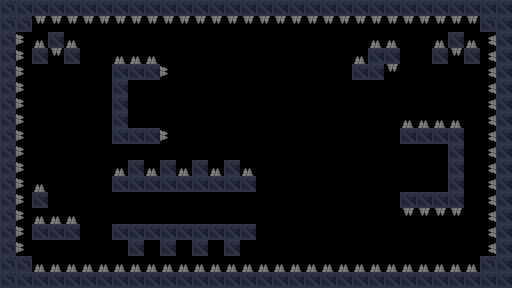

Below is a game level as drawn by its tile map, then a one-line description and the .tmx file that defines it, in full:
An orthogonal 32x18 tile map with 16x16 px tiles, 2 tile layers (background, details), 2 tilesets and 22 objects (4x door_1, 3x gravity, 3x door_2, 3x door_3, 2x gravity_constant, ...).

<map version="1.5" tiledversion="1.7.2" orientation="orthogonal" renderorder="right-down" width="32" height="18" tilewidth="16" tileheight="16" infinite="0" nextlayerid="4" nextobjectid="67">
 <properties>
  <property name="history" value="&quot;You will bring revenge to our species.&quot;" />
  <property name="title" value="The bridge" />
 </properties>
 <tileset firstgid="1" source="industrial.v2.tsx" />
 <tileset firstgid="1025" source="Dungeon Sprites.tsx" />
 <layer id="3" name="background" width="32" height="18">
  <data encoding="csv">
0,0,0,0,0,0,0,0,0,0,0,0,0,0,0,0,0,0,0,0,0,0,0,0,0,0,0,0,0,0,0,0,
0,0,0,0,0,0,0,0,0,0,0,0,0,0,0,0,0,0,0,0,0,0,0,0,0,0,0,0,0,0,0,0,
0,0,0,0,0,0,0,0,0,0,0,0,0,0,0,0,0,0,0,0,0,0,0,0,0,0,0,0,0,0,0,0,
0,0,0,0,0,0,0,0,0,0,0,0,0,0,0,0,0,0,0,0,0,0,0,0,0,0,0,0,0,0,0,0,
0,0,0,0,0,0,0,0,0,0,0,0,0,0,0,0,0,0,0,0,0,0,0,0,0,0,0,0,0,0,0,0,
0,0,0,0,0,0,0,0,0,0,0,0,0,0,0,0,0,0,0,0,0,0,0,0,0,0,0,0,0,0,0,0,
0,0,0,0,0,0,0,0,0,0,0,0,0,0,0,0,0,0,0,0,0,0,0,0,0,0,0,0,0,0,0,0,
0,0,0,0,0,0,0,0,0,0,0,0,0,0,0,0,0,0,0,0,0,0,0,0,0,0,0,0,0,0,0,0,
0,0,0,0,0,0,0,0,0,0,0,0,0,0,0,0,0,0,0,0,0,0,0,0,0,0,0,0,0,0,0,0,
0,0,0,0,0,0,0,0,0,0,0,0,0,0,0,0,0,0,0,0,0,0,0,0,0,0,0,0,0,0,0,0,
0,0,0,0,0,0,0,0,0,0,0,0,0,0,0,0,0,0,0,0,0,0,0,0,0,0,0,0,0,0,0,0,
0,0,0,0,0,0,0,0,0,0,0,0,0,0,0,0,0,0,0,0,0,0,0,0,0,0,0,0,0,0,0,0,
0,0,0,0,0,0,0,0,0,0,0,0,0,0,0,0,0,0,0,0,0,0,0,0,0,0,0,0,0,0,0,0,
0,0,0,0,0,0,0,0,0,0,0,0,0,0,0,0,0,0,0,0,0,0,0,0,0,0,0,0,0,0,0,0,
0,0,0,0,0,0,0,0,0,0,0,0,0,0,0,0,0,0,0,0,0,0,0,0,0,0,0,0,0,0,0,0,
0,0,0,0,0,0,0,0,0,0,0,0,0,0,0,0,0,0,0,0,0,0,0,0,0,0,0,0,0,0,0,0,
0,0,0,0,0,0,0,0,0,0,0,0,0,0,0,0,0,0,0,0,0,0,0,0,0,0,0,0,0,0,0,0,
0,0,0,0,0,0,0,0,0,0,0,0,0,0,0,0,0,0,0,0,0,0,0,0,0,0,0,0,0,0,0,0
</data>
 </layer>
 <layer id="1" name="details" width="32" height="18">
  <properties>
   <property name="physics" type="bool" value="true" />
  </properties>
  <data encoding="csv">
54,20,20,20,20,20,20,20,20,20,20,20,20,20,20,20,20,20,20,20,20,20,20,20,20,20,20,20,20,20,20,20,
54,54,3221226628,3221226628,3221226628,3221226628,3221226628,3221226628,3221226628,3221226628,3221226628,3221226628,3221226628,3221226628,3221226628,3221226628,3221226628,3221226628,3221226628,3221226628,3221226628,3221226628,3221226628,3221226628,3221226628,3221226628,3221226628,3221226628,3221226628,3221226628,54,20,
54,2684355716,1156,20,1156,0,0,0,0,0,0,0,0,0,0,0,0,0,0,0,0,0,0,1156,1156,0,0,1156,20,1156,1610613892,20,
20,2684355716,20,3221226628,20,0,0,1156,1156,1156,0,0,0,0,0,0,0,0,0,0,0,0,1156,20,20,0,0,20,3221226628,20,1610613892,20,
54,2684355716,0,0,0,0,0,20,20,20,2684355716,0,0,0,0,0,0,0,0,0,0,0,20,20,3221226628,0,0,0,0,0,1610613892,20,
54,2684355716,0,0,0,0,0,20,0,0,0,0,0,0,0,0,0,0,0,0,0,0,0,0,0,0,0,0,0,0,1610613892,20,
54,2684355716,0,0,0,0,0,20,0,0,0,0,0,0,0,0,0,0,0,0,0,0,0,0,0,0,0,0,0,0,1610613892,20,
54,2684355716,0,0,0,0,0,20,0,0,0,0,0,0,0,0,0,0,0,0,0,0,0,0,0,1156,1156,1156,1156,0,1610613892,20,
54,2684355716,0,0,0,0,0,20,20,20,2684355716,0,0,0,0,0,0,0,0,0,0,0,0,0,0,20,20,20,20,0,1610613892,20,
54,2684355716,0,0,0,0,0,0,0,0,0,0,0,0,0,0,0,0,0,0,0,0,0,0,0,0,0,0,20,0,1610613892,20,
54,2684355716,0,0,0,0,0,1156,20,1156,20,1156,20,1156,20,1156,0,0,0,0,0,0,0,0,0,0,0,0,20,0,1610613892,20,
54,2684355716,1156,0,0,0,0,20,20,20,20,20,20,20,20,20,0,0,0,0,0,0,0,0,0,0,0,0,20,0,1610613892,20,
54,2684355716,20,0,0,0,0,0,0,0,0,0,0,0,0,0,0,0,0,0,0,0,0,0,0,20,20,20,20,0,1610613892,20,
54,2684355716,1156,1156,1156,0,0,0,0,0,0,0,0,0,0,0,0,0,0,0,0,0,0,0,0,3221226628,3221226628,3221226628,3221226628,0,1610613892,20,
54,2684355716,20,20,20,0,0,20,20,20,20,20,20,20,20,20,0,0,0,0,0,0,0,0,0,0,0,0,0,0,1610613892,20,
54,2684355716,0,0,0,0,0,0,20,0,20,0,20,0,20,0,0,0,0,0,0,0,0,0,0,0,0,0,0,0,1610613892,20,
54,54,1156,1156,1156,1156,1156,1156,1156,1156,1156,1156,1156,1156,1156,1156,1156,1156,1156,1156,1156,1156,1156,1156,1156,1156,1156,1156,1156,1156,54,20,
54,20,20,20,20,20,20,20,20,20,20,20,20,20,20,20,20,20,20,20,20,20,20,20,20,20,20,20,20,20,20,20
</data>
 </layer>
 <objectgroup id="2" name="objects">
  <object id="2" name="spawn" gid="513" x="48" y="160" width="16" height="16" />
  <object id="36" name="goal" gid="1158" x="420" y="172" width="16" height="16" />
  <object id="43" x="520" y="136" width="83" height="19">
   <text wrap="1" halign="center" valign="center">16 tiles</text>
  </object>
  <object id="44" name="gravity" gid="526" x="48" y="260" width="16" height="16" />
  <object id="45" name="gravity_constant" gid="330" x="48" y="104" width="16" height="16">
   <properties>
    <property name="constant" type="bool" value="true" />
   </properties>
  </object>
  <object id="46" name="switch_1" gid="262" x="48" y="192" width="16" height="16" rotation="90" />
  <object id="47" name="gravity" gid="526" x="256" y="132" width="16" height="16" />
  <object id="48" name="gravity" gid="526" x="256" y="260" width="16" height="16" />
  <object id="49" name="door_1" gid="105" x="240" y="208" width="16" height="16">
   <properties>
    <property name="horizontal" type="bool" value="false" />
   </properties>
  </object>
  <object id="50" name="door_1" gid="105" x="240" y="224" width="16" height="16">
   <properties>
    <property name="horizontal" type="bool" value="false" />
   </properties>
  </object>
  <object id="51" name="door_1" gid="105" x="112" y="208" width="16" height="16">
   <properties>
    <property name="horizontal" type="bool" value="false" />
   </properties>
  </object>
  <object id="52" name="door_1" gid="105" x="112" y="224" width="16" height="16">
   <properties>
    <property name="horizontal" type="bool" value="false" />
   </properties>
  </object>
  <object id="53" name="switch_2" gid="262" x="176" y="224" width="16" height="16" />
  <object id="55" name="door_2" gid="105" x="144" y="96" width="16" height="16">
   <properties>
    <property name="horizontal" type="bool" value="false" />
   </properties>
  </object>
  <object id="56" name="switch_3" gid="262" x="128" y="96" width="16" height="16" rotation="90" />
  <object id="58" name="gravity_constant" gid="330" x="448" y="256" width="16" height="16">
   <properties>
    <property name="constant" type="bool" value="true" />
   </properties>
  </object>
  <object id="60" name="door_2" gid="105" x="144" y="112" width="16" height="16">
   <properties>
    <property name="horizontal" type="bool" value="false" />
   </properties>
  </object>
  <object id="61" name="door_2" gid="105" x="144" y="128" width="16" height="16">
   <properties>
    <property name="horizontal" type="bool" value="false" />
   </properties>
  </object>
  <object id="62" name="door_3" gid="105" x="400" y="192" width="16" height="16">
   <properties>
    <property name="horizontal" type="bool" value="false" />
   </properties>
  </object>
  <object id="63" name="door_3" gid="105" x="400" y="160" width="16" height="16">
   <properties>
    <property name="horizontal" type="bool" value="false" />
   </properties>
  </object>
  <object id="64" name="door_3" gid="105" x="400" y="176" width="16" height="16">
   <properties>
    <property name="horizontal" type="bool" value="false" />
   </properties>
  </object>
  <object id="66" name="movable" x="320" y="180">
   <polygon points="0,0 -16,56 80,68" />
  </object>
 </objectgroup>
</map>
